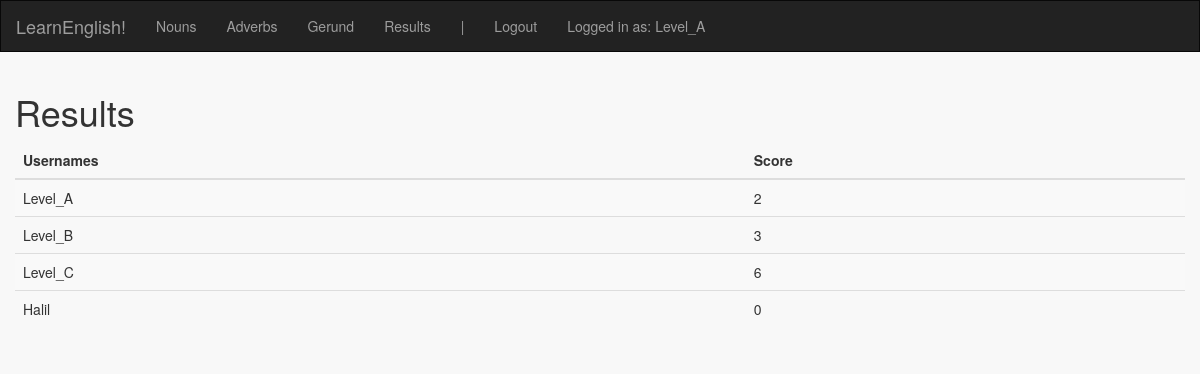
/results (signed in), run on an earlier commit of the app's database.
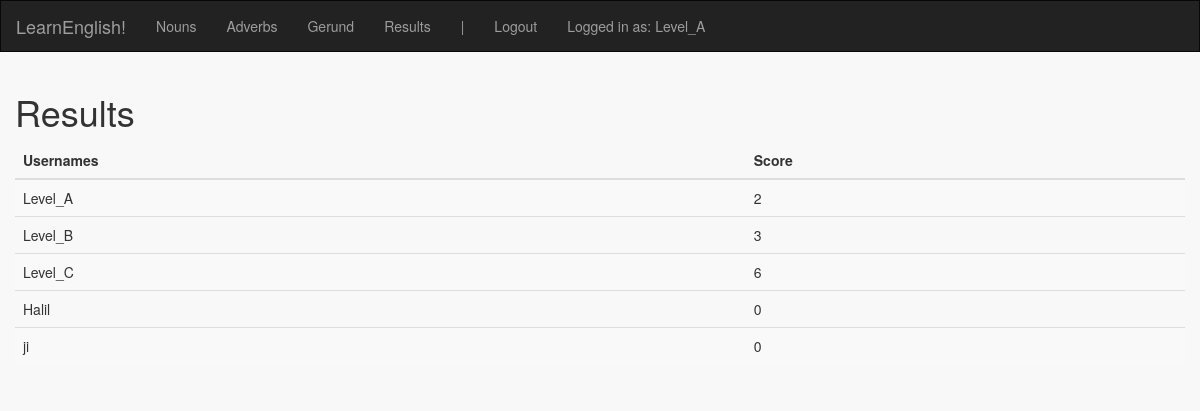
And on a later commit of the database.
### english_exercises/models.py (models this page shows, shortened)
class User(db.Model):
    id = db.Column(db.Integer, primary_key=True)
    username = db.Column(db.String(80), unique=True)
    password = db.Column(db.String(80))
    amountCorrect = db.Column(db.Integer)
    amountIncorrect = db.Column(db.Integer)
    score = db.Column(db.Integer)

### english_exercises/views.py (the view)
@app.route("/results")
@login_required
def results():
    return render_template('results.html', results=User.query.all())

### english_exercises/views.py (called while the page is built)
def login_required(f):
    @wraps(f)
    def decorated_function(*args, **kwargs):
        if session.get('logged_in') is None:
            flash("You must be logged in for this feature")
            return redirect(url_for('login', next=request.url))
        return f(*args, **kwargs)
    return decorated_function

### english_exercises/templates/results.html
{% extends "index.html" %}
{% block body %}
<h1>Results</h1>
<table class="table table-striped">
    <thead>
      <tr>
        <th>Usernames</th>
        <th>Score</th>
      </tr>
    </thead>
    <tbody>
      {% for result in results %}
      <tr>
        <td>{{ result.username }}</td>
        <td>{{ result.score }}</td>
      </tr>
      {% endfor %}
    </tbody>
</table>
{% endblock %}

What changed in the data, as far as the page shows it:
added User: username "ji", score "0"
